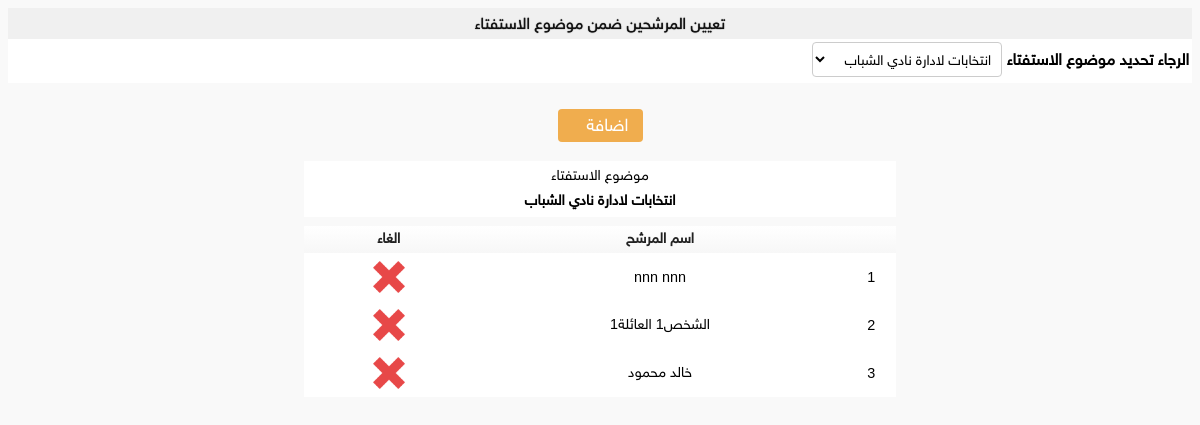
Screenshot of /admin-home/pollTopic-candidate/pollTopic_candidate.php?poll_topic=2 (signed in) with the database file from the repository.
### tables this page shows
CREATE TABLE `poll_topic` (
  `id` int NOT NULL,
  `insert_time` datetime DEFAULT NULL,
  `name` varchar(100) DEFAULT NULL,
  `period` int DEFAULT NULL COMMENT 'مدة الاستفتاء بالساعات'
);

CREATE TABLE `link_pollTopic_candidate` (
  `id` int NOT NULL,
  `poll_topic_id` int DEFAULT NULL,
  `candidate_id` int DEFAULT NULL,
  `election_program` text,
  `notification_num` int NOT NULL DEFAULT '0'
);

### admin-home/pollTopic-candidate/pollTopic_candidate.php (the view, shortened to what this page needs)
<?php
include "../open_session.php";
?>
<html>
    <head>
        <link rel='stylesheet' type='text/css' href='../assets/css/style.css'/>
        <link rel='stylesheet' type='text/css' href="../assets/css/font_family.css" rel="stylesheet">
        <link rel='stylesheet' type='text/css' href="../assets/css/fontAwesome.css" rel="stylesheet">
        </head>
        <body style="background-color:#fff;">
<div class="title">تعيين المرشحين ضمن موضوع الاستفتاء</div>
<?php
if (!empty($_GET['poll_topic']))
{
	$poll_topic_id = intval($_GET['poll_topic']);
	$where_poll_topic_id="  AND link_pollTopic_candidate.poll_topic_id= ".intval($_GET['poll_topic']);
}
else
{
	$where_poll_topic_id="  AND link_pollTopic_candidate.poll_topic_id=-1 ";
}
?>
<form method="GET" action="">
    <table class="barTab" style="font-weight: bold">
    <tr>
      <td>    الرجاء تحديد موضوع الاستفتاء
        <select dir="rtl" class="stander_select_list"  name="poll_topic" id="poll_topic" style="width:190px;" onchange="this.form.submit()" >
          <?php
          $query = mysqli_query($connect, "SELECT * FROM `poll_topic`  WHERE 1  ORDER BY `id` DESC");
          while ($row = mysqli_fetch_array($query)) {
          ?>
          <option value="<?php echo $row['id'];?>" <?php if($poll_topic_id==$row['id'])echo "selected";?>><?php echo $row['name'];?></option>
          <?php
          }
          ?>
        </select>
      </td>
    </tr>
    </table>
</form>
<center>
<a href="pollTopic_candidate_edit.php?action=new_form&poll_topic_id=<?php echo $poll_topic_id;?>" style="text-decoration:none;vertical-align:center;width:140px;height:140px">
	<div align="right" class="btn btn-warning" style="float:center;color:white;font-size:1.1em;margin:10px;padding:3px;width:77px;">
		<span style="float:right;margin-right:10px;" >اضافة</span>
	</div>
</a>
</center>
<form method="POST" action="pollTopic_candidate_save.php">
<table class="tablein" width="50%">
	<tr style="background:#fff;">
		<td>
			موضوع الاستفتاء
			<br>
			<strong>
			<?php
				$poll_topic_sql="SELECT name FROM `poll_topic` WHERE 1 AND id=$poll_topic_id";
				$poll_topic_name = mysqli_fetch_array(mysqli_query($connect, $poll_topic_sql))['name'];
				echo $poll_topic_name;
			?>
		  </strong>
		</td>
	</tr>
</table>
<table class="tablein" width="50%">
    <tr class="th4table">
		  <th></th>
		  <th>اسم المرشح </th>
		  <th  class="" >الغاء</th>
    </tr>
    <?php
		$sql="SELECT link_pollTopic_candidate.id AS id,concat(candidate.fname,' ',candidate.lname) AS candidate_name FROM `link_pollTopic_candidate` LEFT JOIN candidate ON candidate.id=link_pollTopic_candidate.candidate_id  WHERE 1  $where_poll_topic_id ORDER BY candidate_name";
    $query = mysqli_query($connect, $sql);
    $row_number=0;
    while ($row = mysqli_fetch_array($query)) {
		$candidates_in_class_id=$row['id'];
		$row_number+=1;
        ?>
        <tr>
            <td><?php echo $row_number ?></td>
            <td><?php echo $row['candidate_name'] ?></td>
            <td ><a class="iconDel" href="pollTopic_candidate_save.php?action=delete&id=<?php echo $candidates_in_class_id; ?>" onclick="return confirm('هل تريد الحذف؟ ')"></a></td>
        </tr>
<?php
			}
?>
</table>
</form>

### admin-home/assets/css/style.css (style rules this page uses)
* { outline:medium none; }
body { background-color:#f9f9f9 !important; direction:rtl; }
.title { background:#f0f0f0; cursor: move; font-size: 1.0em; color: #111; padding-top:3px;padding-bottom:3px; text-align: center; line-height: 25px; background-position: center -15px; position: relative; text-shadow: 0px 0px 1px rgb(5, 5, 5); cursor: pointer; text-transform: capitalize; }
.tablein { background: #FFFFFF; font-size: 0.9em; margin-left:auto; margin-right:auto; border-spacing: 0; margin-top:9px; margin-bottom:9px; }
.tablein tr { border-color: #CCCCCC; }
.tablein tr td { border: none; height: 28px; text-align:center; }
.tablein tr td { padding:3px; }
.tablein .th4table { background:linear-gradient(#fff, #f7f7f7); background:-o-linear-gradient(#fff, #f7f7f7); background:-ms-linear-gradient(#fff, #f7f7f7); background:-moz-linear-gradient(#fff, #f7f7f7); background:-webkit-linear-gradient(#fff, #f7f7f7); height: 25px; margin-bottom: 5px; color:#222; font-size:1.0em; }
select { height: 30px; padding: 1px 6px; margin-bottom: 3px; font-size: 14px; line-height: 20px; }
.barTab { width:100%; height:30px; background-color: #fff; }
.btn-warning { color: #fff; background-color: #f0ad4e; border-color: #eea236; }
.btn { display: inline-block; padding: 6px 12px; margin-bottom: 0; font-size: 14px; font-weight: 400; line-height: 1.42857143; text-align: center; white-space: nowrap; vertical-align: middle; -ms-touch-action: manipulation; touch-action: manipulation; cursor: pointer; -webkit-user-select: none; -moz-user-select: none; -ms-user-select: none; user-select: none; background-image: none; border: 1px solid transparent; border-radius: 4px; }
input.cp_input,input.select_date,select.stander_select_list { float:center; width:100%; max-width:290px; height:35px; border: 1px solid #ccc; border-radius: 4px; border-style: solid; background-color:#fff; background-size: 25px 25px; text-align:right; background-position: right; }
.iconDel { content:url('../icons/delete.png'); margin:5px; width:32px; float:center; opacity:0.8; }

### rows the page displays
poll_topic: name "انتخابات لادارة نادي الشباب"
link_polltopic_candidate: candidate_name "nnn nnn"
link_polltopic_candidate: candidate_name "الشخص1 العائلة1"
link_polltopic_candidate: candidate_name "خالد محمود"

### other values shown
form field poll_topic "انتخابات لادارة نادي الشباب"
